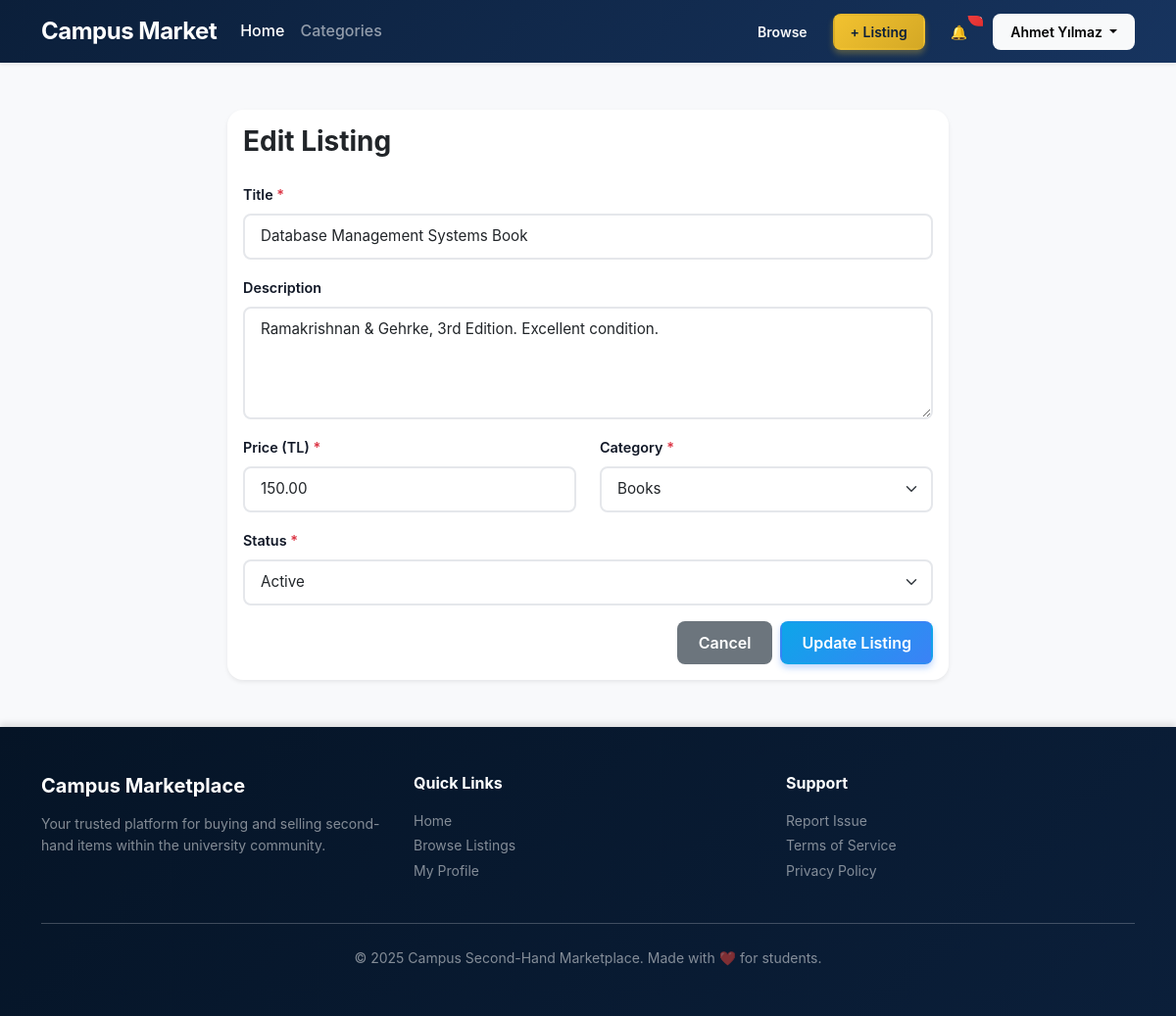
/pages/edit-listing.php?id=1 (signed in), run on the app's committed database.
### tables this page shows
CREATE TABLE `Product_Listing` (
  `ListingID` int NOT NULL AUTO_INCREMENT,
  `Title` varchar(200) NOT NULL,
  `Description` text,
  `Price` decimal(10,2) NOT NULL,
  `Status` varchar(20) NOT NULL DEFAULT 'Active',
  `SellerID` int NOT NULL,
  `CategoryID` int NOT NULL,
  PRIMARY KEY (`ListingID`),
  KEY `fk_listing_seller` (`SellerID`),
  KEY `fk_listing_category` (`CategoryID`),
  CONSTRAINT `fk_listing_category` FOREIGN KEY (`CategoryID`) REFERENCES `Category` (`CategoryID`) ON DELETE RESTRICT ON UPDATE CASCADE,
  CONSTRAINT `fk_listing_seller` FOREIGN KEY (`SellerID`) REFERENCES `User` (`UserID`) ON DELETE RESTRICT ON UPDATE CASCADE,
  CONSTRAINT `chk_listing_status` CHECK ((`Status` in (_utf8mb4'Active',_utf8mb4'Sold',_utf8mb4'Pending',_utf8mb4'Removed')))
);

CREATE TABLE `Category` (
  `CategoryID` int NOT NULL AUTO_INCREMENT,
  `CategoryName` varchar(50) NOT NULL UNIQUE,
  PRIMARY KEY (`CategoryID`)
);

### config/config.php (called while the page is built, shortened)
<?php
function base_url(string $path = ''): string {
    return BASE_URL . $path;
}

### pages/edit-listing.php (the view, shortened to what this page needs)
<?php
require_once __DIR__ . '/../config/db.php';
$listingId = isset($_GET['id']) && is_numeric($_GET['id']) ? (int)$_GET['id'] : 0;
$listing = null;
$categories = [];
$errors = [];
$successMessage = '';
try {
    $listingSql = <<<SQL
    SELECT
        ListingID,
        Title,
        Description,
        Price,
        Status,
        SellerID,
        CategoryID
    FROM Product_Listing
    WHERE ListingID = :listing_id
    LIMIT 1;
    SQL;
    $listingStmt = $pdo->prepare($listingSql);
    $listingStmt->bindValue(':listing_id', $listingId, PDO::PARAM_INT);
    $listingStmt->execute();
    $listing = $listingStmt->fetch();
    $categorySql = <<<SQL
    SELECT CategoryID, CategoryName
    FROM Category
    ORDER BY CategoryName ASC;
    SQL;
    $categoryStmt = $pdo->query($categorySql);
    $categories = $categoryStmt->fetchAll();
} catch (PDOException $e) {
    $errors[] = 'Failed to load listing: ' . htmlspecialchars($e->getMessage(), ENT_QUOTES, 'UTF-8');
}
require_once __DIR__ . '/../includes/header.php';
?>
<main class="container py-5">
    <div class="row justify-content-center">
        <div class="col-md-8">
            <div class="card shadow-sm">
                <div class="card-body">
                    <h3 class="card-title mb-4">Edit Listing</h3>
                    <?php if ($listing && empty($successMessage)): ?>
                        <form method="post" action="<?= base_url('/pages/edit-listing.php?id=' . $listingId) ?>" novalidate>
                            <div class="mb-3">
                                <label for="title" class="form-label">Title <span class="text-danger">*</span></label>
                                <input type="text" class="form-control" id="title" name="title" required
                                       value="<?php echo isset($title) ? htmlspecialchars($title, ENT_QUOTES, 'UTF-8') : htmlspecialchars($listing['Title'], ENT_QUOTES, 'UTF-8'); ?>">
                            </div>
                            <div class="mb-3">
                                <label for="description" class="form-label">Description</label>
                                <textarea class="form-control" id="description" name="description" rows="4"><?php echo isset($description) ? htmlspecialchars($description, ENT_QUOTES, 'UTF-8') : htmlspecialchars($listing['Description'] ?? '', ENT_QUOTES, 'UTF-8'); ?></textarea>
                            </div>
                            <div class="row">
                                <div class="col-md-6 mb-3">
                                    <label for="price" class="form-label">Price (TL) <span class="text-danger">*</span></label>
                                    <input type="number" step="0.01" class="form-control" id="price" name="price" required
                                           value="<?php echo isset($price) ? htmlspecialchars($price, ENT_QUOTES, 'UTF-8') : htmlspecialchars($listing['Price'], ENT_QUOTES, 'UTF-8'); ?>">
                                </div>
                                <div class="col-md-6 mb-3">
                                    <label for="category_id" class="form-label">Category <span class="text-danger">*</span></label>
                                    <select class="form-select" id="category_id" name="category_id" required>
                                        <?php foreach ($categories as $cat): ?>
                                            <option value="<?php echo $cat['CategoryID']; ?>"
                                                <?php echo (isset($categoryId) ? $categoryId == $cat['CategoryID'] : $listing['CategoryID'] == $cat['CategoryID']) ? 'selected' : ''; ?>>
                                                <?php echo htmlspecialchars($cat['CategoryName'], ENT_QUOTES, 'UTF-8'); ?>
                                            </option>
                                        <?php endforeach; ?>
                                    </select>
                                </div>
                            </div>
                            <div class="mb-3">
                                <label for="status" class="form-label">Status <span class="text-danger">*</span></label>
                                <select class="form-select" id="status" name="status" required>
                                    <?php
                                    $statuses = ['Active', 'Pending', 'Sold', 'Removed'];
                                    foreach ($statuses as $s):
                                    ?>
                                        <option value="<?php echo $s; ?>"
                                            <?php echo (isset($status) ? $status === $s : $listing['Status'] === $s) ? 'selected' : ''; ?>>
                                            <?php echo $s; ?>
                                        </option>
                                    <?php endforeach; ?>
                                </select>
                            </div>
                            <div class="d-grid gap-2 d-md-flex justify-content-md-end">
                                <a href="/campus-marketplace/pages/profile.php" class="btn btn-secondary">Cancel</a>
                                <button type="submit" class="btn btn-primary">Update Listing</button>
                            </div>
                        </form>
                    <?php endif; ?>
                </div>
            </div>
        </div>
    </div>
</main>
<?php require_once __DIR__ . '/../includes/footer.php'; ?>

### assets/css/style.css (style rules this page uses)
:root { --navy: #0b1f3a; --navy-light: #17345f; --navy-dark: #051426; --gold: #f2c230; --gold-light: #f9d96f; --gold-dark: #d4a825; --light-bg: #f8f9fb; --white: #ffffff; --text-primary: #111827; --text-secondary: #6b7280; --text-muted: #9ca3af; --success: #10b981; --success-light: #d1fae5; --danger: #ef4444; --danger-light: #fee2e2; --warning: #f59e0b; --warning-light: #fef3c7; --info: #3b82f6; --info-light: #dbeafe; --shadow-sm: 0 1px 2px 0 rgba(0, 0, 0, 0.05); --shadow-md: 0 4px 6px -1px rgba(0, 0, 0, 0.1); --shadow-lg: 0 10px 15px -3px rgba(0, 0, 0, 0.1); --shadow-xl: 0 20px 25px -5px rgba(0, 0, 0, 0.1); --shadow-2xl: 0 25px 50px -12px rgba(0, 0, 0, 0.25); --radius-sm: 0.375rem; --radius-md: 0.5rem; --radius-lg: 0.75rem; --radius-xl: 1rem; --radius-2xl: 1.5rem; --transition-fast: 150ms cubic-bezier(0.4, 0, 0.2, 1); --transition-base: 200ms cubic-bezier(0.4, 0, 0.2, 1); --transition-slow: 300ms cubic-bezier(0.4, 0, 0.2, 1); }
* { box-sizing: border-box; }
body { background-color: var(--light-bg); color: var(--text-primary); font-family: -apple-system, BlinkMacSystemFont, 'Segoe UI', Roboto, 'Helvetica Neue', Arial, sans-serif; line-height: 1.6; min-height: 100vh; }
html { scroll-behavior: smooth; }
h1, h2, h3, h4, h5, h6 { font-weight: 700; line-height: 1.2; color: var(--navy); }
.btn { border-radius: var(--radius-md); font-weight: 600; padding: 0.5rem 1.25rem; transition: all var(--transition-base); border: 2px solid transparent; position: relative; overflow: hidden; }
.btn::before { content: ''; position: absolute; top: 50%; left: 50%; width: 0; height: 0; border-radius: 50%; background: rgba(255, 255, 255, 0.2); transform: translate(-50%, -50%); transition: width var(--transition-slow), height var(--transition-slow); }
.btn-primary { background: linear-gradient(135deg, #0ea5e9 0%, #3b82f6 100%); border-color: transparent; box-shadow: 0 4px 6px rgba(59, 130, 246, 0.3); }
.card { border: none; border-radius: var(--radius-xl); box-shadow: var(--shadow-lg); overflow: hidden; transition: all var(--transition-base); background: var(--white); position: relative; z-index: 1; }
.form-control, .form-select { border: 2px solid #e5e7eb; border-radius: var(--radius-md); padding: 0.625rem 1rem; transition: all var(--transition-base); font-size: 0.95rem; }
.form-label { font-weight: 600; color: var(--text-primary); margin-bottom: 0.5rem; font-size: 0.9rem; }
.card, .listing-card { animation: slideInUp 0.6s ease-out; }

### data on the page
product_listing: title "Database Management Systems Book", description "Ramakrishnan & Gehrke, 3rd Edition. Excellent condition.", price "150.00", category_id "Books", status "Active"

### other printed values
cleanInput($currentUser ?? 'User') "Ahmet Yılmaz"
